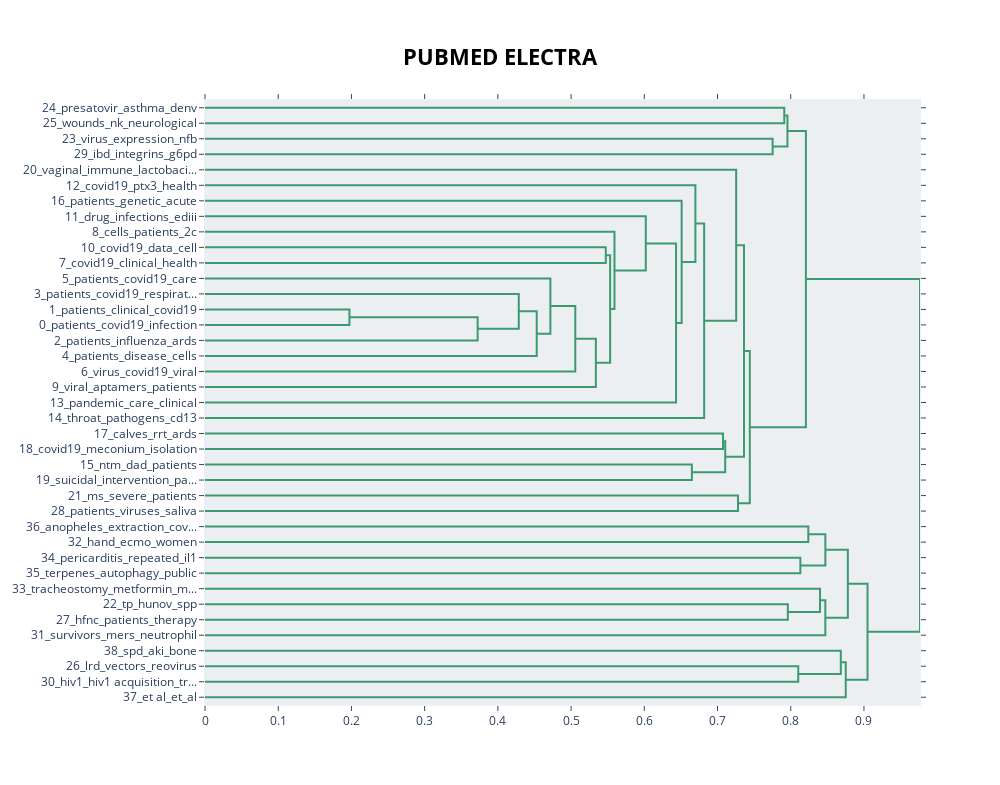

This figure's notebook cell:
### Code cell
# Hierarchical Clustering
topic_model.visualize_hierarchy(title="<b>PUBMED ELECTRA</b>")

### Figure 1 — Plotly figure (JSON) as saved in the notebook; plotly's stock layout.template omitted (floating-point values rounded to 4 significant figures)
{"data": [{"hoverinfo": "text", "marker": {"color": "rgb(61,153,112)"}, "mode": "lines", "type": "scatter", "x": [0, 0.7912, 0.7912, 0], "xaxis": "x", "y": [-5, -5, -15, -15], "yaxis": "y"}, {"hoverinfo": "text", "marker": {"color": "rgb(61,153,112)"}, "mode": "lines", "type": "scatter", "x": [0, 0.7752, 0.7752, 0], "xaxis": "x", "y": [-25, -25, -35, -35], "yaxis": "y"}, {"hoverinfo": "text", "marker": {"color": "rgb(61,153,112)"}, "mode": "lines", "type": "scatter", "x": [0.7912, 0.7955, 0.7955, 0.7752], "xaxis": "x", "y": [-10, -10, -30, -30], "yaxis": "y"}, {"hoverinfo": "text", "marker": {"color": "rgb(61,153,112)"}, "mode": "lines", "type": "scatter", "x": [0, 0.5474, 0.5474, 0], "xaxis": "x", "y": [-95, -95, -105, -105], "yaxis": "y"}, {"hoverinfo": "text", "marker": {"color": "rgb(61,153,112)"}, "mode": "lines", "type": "scatter", "x": [0, 0.1973, 0.1973, 0], "xaxis": "x", "y": [-135, -135, -145, -145], "yaxis": "y"}, {"hoverinfo": "text", "marker": {"color": "rgb(61,153,112)"}, "mode": "lines", "type": "scatter", "x": [0.1973, 0.3724, 0.3724, 0], "xaxis": "x", "y": [-140, -140, -155, -155], "yaxis": "y"}, {"hoverinfo": "text", "marker": {"color": "rgb(61,153,112)"}, "mode": "lines", "type": "scatter", "x": [0, 0.4286, 0.4286, 0.3724], "xaxis": "x", "y": [-125, -125, -147.5, -147.5], "yaxis": "y"}, {"hoverinfo": "text", "marker": {"color": "rgb(61,153,112)"}, "mode": "lines", "type": "scatter", "x": [0.4286, 0.4531, 0.4531, 0], "xaxis": "x", "y": [-136.2, -136.2, -165, -165], "yaxis": "y"}, {"hoverinfo": "text", "marker": {"color": "rgb(61,153,112)"}, "mode": "lines", "type": "scatter", "x": [0, 0.4717, 0.4717, 0.4531], "xaxis": "x", "y": [-115, -115, -150.6, -150.6], "yaxis": "y"}, {"hoverinfo": "text", "marker": {"color": "rgb(61,153,112)"}, "mode": "lines", "type": "scatter", "x": [0.4717, 0.5057, 0.5057, 0], "xaxis": "x", "y": [-132.8, -132.8, -175, -175], "yaxis": "y"}, {"hoverinfo": "text", "marker": {"color": "rgb(61,153,112)"}, "mode": "lines", "type": "scatter", "x": [0.5057, 0.5338, 0.5338, 0], "xaxis": "x", "y": [-153.9, -153.9, -185, -185], "yaxis": "y"}, {"hoverinfo": "text", "marker": {"color": "rgb(61,153,112)"}, "mode": "lines", "type": "scatter", "x": [0.5474, 0.5533, 0.5533, 0.5338], "xaxis": "x", "y": [-100, -100, -169.5, -169.5], "yaxis": "y"}, {"hoverinfo": "text", "marker": {"color": "rgb(61,153,112)"}, "mode": "lines", "type": "scatter", "x": [0, 0.5593, 0.5593, 0.5533], "xaxis": "x", "y": [-85, -85, -134.7, -134.7], "yaxis": "y"}, {"hoverinfo": "text", "marker": {"color": "rgb(61,153,112)"}, "mode": "lines", "type": "scatter", "x": [0, 0.602, 0.602, 0.5593], "xaxis": "x", "y": [-75, -75, -109.9, -109.9], "yaxis": "y"}, {"hoverinfo": "text", "marker": {"color": "rgb(61,153,112)"}, "mode": "lines", "type": "scatter", "x": [0.602, 0.6434, 0.6434, 0], "xaxis": "x", "y": [-92.43, -92.43, -195, -195], "yaxis": "y"}, {"hoverinfo": "text", "marker": {"color": "rgb(61,153,112)"}, "mode": "lines", "type": "scatter", "x": [0, 0.651, 0.651, 0.6434], "xaxis": "x", "y": [-65, -65, -143.7, -143.7], "yaxis": "y"}, {"hoverinfo": "text", "marker": {"color": "rgb(61,153,112)"}, "mode": "lines", "type": "scatter", "x": [0, 0.6698, 0.6698, 0.651], "xaxis": "x", "y": [-55, -55, -104.4, -104.4], "yaxis": "y"}, {"hoverinfo": "text", "marker": {"color": "rgb(61,153,112)"}, "mode": "lines", "type": "scatter", "x": [0.6698, 0.6817, 0.6817, 0], "xaxis": "x", "y": [-79.68, -79.68, -205, -205], "yaxis": "y"}, {"hoverinfo": "text", "marker": {"color": "rgb(61,153,112)"}, "mode": "lines", "type": "scatter", "x": [0, 0.7255, 0.7255, 0.6817], "xaxis": "x", "y": [-45, -45, -142.3, -142.3], "yaxis": "y"}, {"hoverinfo": "text", "marker": {"color": "rgb(61,153,112)"}, "mode": "lines", "type": "scatter", "x": [0, 0.7075, 0.7075, 0], "xaxis": "x", "y": [-215, -215, -225, -225], "yaxis": "y"}, {"hoverinfo": "text", "marker": {"color": "rgb(61,153,112)"}, "mode": "lines", "type": "scatter", "x": [0, 0.665, 0.665, 0], "xaxis": "x", "y": [-235, -235, -245, -245], "yaxis": "y"}, {"hoverinfo": "text", "marker": {"color": "rgb(61,153,112)"}, "mode": "lines", "type": "scatter", "x": [0.7075, 0.7105, 0.7105, 0.665], "xaxis": "x", "y": [-220, -220, -240, -240], "yaxis": "y"}, {"hoverinfo": "text", "marker": {"color": "rgb(61,153,112)"}, "mode": "lines", "type": "scatter", "x": [0.7255, 0.7362, 0.7362, 0.7105], "xaxis": "x", "y": [-93.67, -93.67, -230, -230], "yaxis": "y"}, {"hoverinfo": "text", "marker": {"color": "rgb(61,153,112)"}, "mode": "lines", "type": "scatter", "x": [0, 0.728, 0.728, 0], "xaxis": "x", "y": [-255, -255, -265, -265], "yaxis": "y"}, {"hoverinfo": "text", "marker": {"color": "rgb(61,153,112)"}, "mode": "lines", "type": "scatter", "x": [0.7362, 0.7441, 0.7441, 0.728], "xaxis": "x", "y": [-161.8, -161.8, -260, -260], "yaxis": "y"}, {"hoverinfo": "text", "marker": {"color": "rgb(61,153,112)"}, "mode": "lines", "type": "scatter", "x": [0.7955, 0.8207, 0.8207, 0.7441], "xaxis": "x", "y": [-20, -20, -210.9, -210.9], "yaxis": "y"}, {"hoverinfo": "text", "marker": {"color": "rgb(61,153,112)"}, "mode": "lines", "type": "scatter", "x": [0, 0.824, 0.824, 0], "xaxis": "x", "y": [-275, -275, -285, -285], "yaxis": "y"}, {"hoverinfo": "text", "marker": {"color": "rgb(61,153,112)"}, "mode": "lines", "type": "scatter", "x": [0, 0.8131, 0.8131, 0], "xaxis": "x", "y": [-295, -295, -305, -305], "yaxis": "y"}, {"hoverinfo": "text", "marker": {"color": "rgb(61,153,112)"}, "mode": "lines", "type": "scatter", "x": [0.824, 0.8473, 0.8473, 0.8131], "xaxis": "x", "y": [-280, -280, -300, -300], "yaxis": "y"}, {"hoverinfo": "text", "marker": {"color": "rgb(61,153,112)"}, "mode": "lines", "type": "scatter", "x": [0, 0.796, 0.796, 0], "xaxis": "x", "y": [-325, -325, -335, -335], "yaxis": "y"}, {"hoverinfo": "text", "marker": {"color": "rgb(61,153,112)"}, "mode": "lines", "type": "scatter", "x": [0, 0.84, 0.84, 0.796], "xaxis": "x", "y": [-315, -315, -330, -330], "yaxis": "y"}, {"hoverinfo": "text", "marker": {"color": "rgb(61,153,112)"}, "mode": "lines", "type": "scatter", "x": [0.84, 0.8472, 0.8472, 0], "xaxis": "x", "y": [-322.5, -322.5, -345, -345], "yaxis": "y"}, {"hoverinfo": "text", "marker": {"color": "rgb(61,153,112)"}, "mode": "lines", "type": "scatter", "x": [0.8473, 0.878, 0.878, 0.8472], "xaxis": "x", "y": [-290, -290, -333.8, -333.8], "yaxis": "y"}, {"hoverinfo": "text", "marker": {"color": "rgb(61,153,112)"}, "mode": "lines", "type": "scatter", "x": [0, 0.8103, 0.8103, 0], "xaxis": "x", "y": [-365, -365, -375, -375], "yaxis": "y"}, {"hoverinfo": "text", "marker": {"color": "rgb(61,153,112)"}, "mode": "lines", "type": "scatter", "x": [0, 0.8684, 0.8684, 0.8103], "xaxis": "x", "y": [-355, -355, -370, -370], "yaxis": "y"}, {"hoverinfo": "text", "marker": {"color": "rgb(61,153,112)"}, "mode": "lines", "type": "scatter", "x": [0.8684, 0.8751, 0.8751, 0], "xaxis": "x", "y": [-362.5, -362.5, -385, -385], "yaxis": "y"}, {"hoverinfo": "text", "marker": {"color": "rgb(61,153,112)"}, "mode": "lines", "type": "scatter", "x": [0.878, 0.9049, 0.9049, 0.8751], "xaxis": "x", "y": [-311.9, -311.9, -373.8, -373.8], "yaxis": "y"}, {"hoverinfo": "text", "marker": {"color": "rgb(61,153,112)"}, "mode": "lines", "type": "scatter", "x": [0.8207, 0.9765, 0.9765, 0.9049], "xaxis": "x", "y": [-115.5, -115.5, -342.8, -342.8], "yaxis": "y"}], "layout": {"autosize": false, "height": 785, "hoverlabel": {"bgcolor": "white", "font": {"family": "Rockwell", "size": 16}}, "hovermode": "closest", "plot_bgcolor": "#ECEFF1", "showlegend": false, "title": {"font": {"color": "Black", "size": 22}, "text": "<b>PUBMED ELECTRA</b>", "x": 0.5, "xanchor": "center", "yanchor": "top"}, "width": 1000, "xaxis": {"mirror": "allticks", "rangemode": "tozero", "showgrid": false, "showline": true, "showticklabels": true, "ticks": "outside", "type": "linear", "zeroline": false}, "yaxis": {"mirror": "allticks", "range": [-390, 0], "rangemode": "tozero", "showgrid": false, "showline": true, "showticklabels": true, "tickmode": "array", "ticks": "outside", "ticktext": ["24_presatovir_asthma_denv", "25_wounds_nk_neurological", "23_virus_expression_nfb", "29_ibd_integrins_g6pd", "20_vaginal_immune_lactobaci...", "12_covid19_ptx3_health", "16_patients_genetic_acute", "11_drug_infections_ediii", "8_cells_patients_2c", "10_covid19_data_cell", "7_covid19_clinical_health", "5_patients_covid19_care", "3_patients_covid19_respirat...", "1_patients_clinical_covid19", "0_patients_covid19_infection", "2_patients_influenza_ards", "4_patients_disease_cells", "6_virus_covid19_viral", "9_viral_aptamers_patients", "13_pandemic_care_clinical", "14_throat_pathogens_cd13", "17_calves_rrt_ards", "18_covid19_meconium_isolation", "15_ntm_dad_patients", "19_suicidal_intervention_pa...", "21_ms_severe_patients", "28_patients_viruses_saliva", "36_anopheles_extraction_cov...", "32_hand_ecmo_women", "34_pericarditis_repeated_il1", "35_terpenes_autophagy_public", "33_tracheostomy_metformin_m...", "22_tp_hunov_spp", "27_hfnc_patients_therapy", "31_survivors_mers_neutrophil", "38_spd_aki_bone", "26_lrd_vectors_reovirus", "30_hiv1_hiv1 acquisition_tr...", "37_et al_et_al"], "tickvals": [-5, -15, -25, -35, -45, -55, -65, -75, -85, -95, -105, -115, -125, -135, -145, -155, -165, -175, -185, -195, -205, -215, -225, -235, -245, -255, -265, -275, -285, -295, -305, -315, -325, -335, -345, -355, -365, -375, -385], "type": "linear", "zeroline": false}}}
